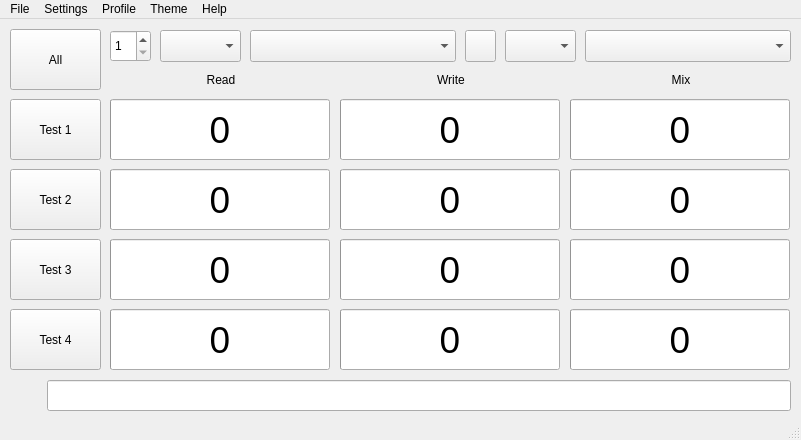
<?xml version="1.0" encoding="UTF-8"?>
<ui version="4.0">
 <class>MainWindow</class>
 <widget class="QMainWindow" name="MainWindow">
  <property name="geometry">
   <rect>
    <x>0</x>
    <y>0</y>
    <width>801</width>
    <height>440</height>
   </rect>
  </property>
  <property name="windowTitle">
   <string notr="true">KDiskMark</string>
  </property>
  <property name="locale">
   <locale language="English" country="UnitedStates"/>
  </property>
  <widget class="QWidget" name="centralwidget">
   <widget class="QPushButton" name="pushButton_All">
    <property name="geometry">
     <rect>
      <x>10</x>
      <y>10</y>
      <width>91</width>
      <height>61</height>
     </rect>
    </property>
    <property name="text">
     <string>All</string>
    </property>
   </widget>
   <widget class="QWidget" name="commentLayoutWidget">
    <property name="geometry">
     <rect>
      <x>10</x>
      <y>360</y>
      <width>781</width>
      <height>33</height>
     </rect>
    </property>
    <layout class="QHBoxLayout" name="commentLayout">
     <item>
      <widget class="QLabel" name="extraIcon">
       <property name="sizePolicy">
        <sizepolicy hsizetype="Preferred" vsizetype="Preferred">
         <horstretch>0</horstretch>
         <verstretch>0</verstretch>
        </sizepolicy>
       </property>
       <property name="minimumSize">
        <size>
         <width>31</width>
         <height>16</height>
        </size>
       </property>
       <property name="maximumSize">
        <size>
         <width>31</width>
         <height>16</height>
        </size>
       </property>
       <property name="text">
        <string/>
       </property>
       <property name="alignment">
        <set>Qt::AlignmentFlag::AlignCenter</set>
       </property>
      </widget>
     </item>
     <item>
      <widget class="QLineEdit" name="deviceModel">
       <property name="minimumSize">
        <size>
         <width>0</width>
         <height>31</height>
        </size>
       </property>
       <property name="font">
        <font>
         <pointsize>9</pointsize>
        </font>
       </property>
       <property name="text">
        <string notr="true"/>
       </property>
      </widget>
     </item>
    </layout>
   </widget>
   <widget class="QWidget" name="targetLayoutWidget">
    <property name="geometry">
     <rect>
      <x>110</x>
      <y>10</y>
      <width>681</width>
      <height>34</height>
     </rect>
    </property>
    <layout class="QHBoxLayout" name="targetLayout">
     <property name="spacing">
      <number>9</number>
     </property>
     <item>
      <widget class="QSpinBox" name="loopsCount">
       <property name="enabled">
        <bool>true</bool>
       </property>
       <property name="minimumSize">
        <size>
         <width>0</width>
         <height>32</height>
        </size>
       </property>
       <property name="maximumSize">
        <size>
         <width>41</width>
         <height>16777215</height>
        </size>
       </property>
       <property name="readOnly">
        <bool>false</bool>
       </property>
       <property name="accelerated">
        <bool>false</bool>
       </property>
       <property name="minimum">
        <number>1</number>
       </property>
       <property name="maximum">
        <number>9</number>
       </property>
      </widget>
     </item>
     <item>
      <widget class="QComboBox" name="comboBox_fileSize">
       <property name="enabled">
        <bool>true</bool>
       </property>
       <property name="minimumSize">
        <size>
         <width>0</width>
         <height>32</height>
        </size>
       </property>
       <property name="maximumSize">
        <size>
         <width>81</width>
         <height>16777215</height>
        </size>
       </property>
      </widget>
     </item>
     <item>
      <widget class="QComboBox" name="comboBox_Storages">
       <property name="enabled">
        <bool>true</bool>
       </property>
       <property name="minimumSize">
        <size>
         <width>0</width>
         <height>32</height>
        </size>
       </property>
       <property name="editable">
        <bool>false</bool>
       </property>
       <property name="currentText">
        <string notr="true"/>
       </property>
      </widget>
     </item>
     <item>
      <widget class="QPushButton" name="refreshStoragesButton">
       <property name="minimumSize">
        <size>
         <width>0</width>
         <height>32</height>
        </size>
       </property>
       <property name="maximumSize">
        <size>
         <width>31</width>
         <height>16777215</height>
        </size>
       </property>
       <property name="text">
        <string/>
       </property>
       <property name="icon">
        <iconset theme="view-refresh"/>
       </property>
      </widget>
     </item>
     <item>
      <widget class="QComboBox" name="comboBox_ComparisonUnit">
       <property name="enabled">
        <bool>true</bool>
       </property>
       <property name="minimumSize">
        <size>
         <width>0</width>
         <height>32</height>
        </size>
       </property>
       <property name="maximumSize">
        <size>
         <width>71</width>
         <height>16777215</height>
        </size>
       </property>
       <property name="currentText">
        <string/>
       </property>
       <property name="currentIndex">
        <number>-1</number>
       </property>
       <item>
        <property name="text">
         <string>MB/s</string>
        </property>
       </item>
       <item>
        <property name="text">
         <string>GB/s</string>
        </property>
       </item>
       <item>
        <property name="text">
         <string>IOPS</string>
        </property>
       </item>
       <item>
        <property name="text">
         <string>μs</string>
        </property>
       </item>
      </widget>
     </item>
     <item>
      <widget class="QComboBox" name="comboBox_MixRatio">
       <property name="minimumSize">
        <size>
         <width>0</width>
         <height>32</height>
        </size>
       </property>
      </widget>
     </item>
    </layout>
   </widget>
   <widget class="QStackedWidget" name="stackedWidget">
    <property name="geometry">
     <rect>
      <x>10</x>
      <y>10</y>
      <width>781</width>
      <height>341</height>
     </rect>
    </property>
    <property name="currentIndex">
     <number>0</number>
    </property>
    <widget class="QWidget" name="page">
     <widget class="QPushButton" name="pushButton_Test_1">
      <property name="geometry">
       <rect>
        <x>0</x>
        <y>70</y>
        <width>91</width>
        <height>61</height>
       </rect>
      </property>
      <property name="text">
       <string notr="true">Test 1</string>
      </property>
     </widget>
     <widget class="QPushButton" name="pushButton_Test_3">
      <property name="geometry">
       <rect>
        <x>0</x>
        <y>210</y>
        <width>91</width>
        <height>61</height>
       </rect>
      </property>
      <property name="text">
       <string notr="true">Test 3</string>
      </property>
     </widget>
     <widget class="QPushButton" name="pushButton_Test_4">
      <property name="geometry">
       <rect>
        <x>0</x>
        <y>280</y>
        <width>91</width>
        <height>61</height>
       </rect>
      </property>
      <property name="text">
       <string notr="true">Test 4</string>
      </property>
     </widget>
     <widget class="QPushButton" name="pushButton_Test_2">
      <property name="geometry">
       <rect>
        <x>0</x>
        <y>140</y>
        <width>91</width>
        <height>61</height>
       </rect>
      </property>
      <property name="text">
       <string notr="true">Test 2</string>
      </property>
     </widget>
     <widget class="QWidget" name="readWidget" native="true">
      <property name="geometry">
       <rect>
        <x>100</x>
        <y>38</y>
        <width>222</width>
        <height>303</height>
       </rect>
      </property>
      <layout class="QVBoxLayout" name="readLayout">
       <property name="spacing">
        <number>9</number>
       </property>
       <property name="leftMargin">
        <number>0</number>
       </property>
       <property name="topMargin">
        <number>2</number>
       </property>
       <property name="rightMargin">
        <number>0</number>
       </property>
       <property name="bottomMargin">
        <number>0</number>
       </property>
       <item>
        <widget class="QLabel" name="label_Read">
         <property name="minimumSize">
          <size>
           <width>0</width>
           <height>20</height>
          </size>
         </property>
         <property name="text">
          <string>Read</string>
         </property>
         <property name="alignment">
          <set>Qt::AlignmentFlag::AlignCenter</set>
         </property>
        </widget>
       </item>
       <item>
        <widget class="QProgressBar" name="readBar_1">
         <property name="minimumSize">
          <size>
           <width>220</width>
           <height>61</height>
          </size>
         </property>
         <property name="maximumSize">
          <size>
           <width>220</width>
           <height>16777215</height>
          </size>
         </property>
         <property name="font">
          <font>
           <pointsize>28</pointsize>
          </font>
         </property>
         <property name="styleSheet">
          <string notr="true"/>
         </property>
         <property name="maximum">
          <number>100</number>
         </property>
         <property name="value">
          <number>0</number>
         </property>
         <property name="format">
          <string notr="true">%v</string>
         </property>
        </widget>
       </item>
       <item>
        <widget class="QProgressBar" name="readBar_2">
         <property name="minimumSize">
          <size>
           <width>220</width>
           <height>61</height>
          </size>
         </property>
         <property name="maximumSize">
          <size>
           <width>220</width>
           <height>16777215</height>
          </size>
         </property>
         <property name="font">
          <font>
           <pointsize>28</pointsize>
          </font>
         </property>
         <property name="styleSheet">
          <string notr="true"/>
         </property>
         <property name="maximum">
          <number>100</number>
         </property>
         <property name="value">
          <number>0</number>
         </property>
         <property name="format">
          <string notr="true">%v</string>
         </property>
        </widget>
       </item>
       <item>
        <widget class="QProgressBar" name="readBar_3">
         <property name="minimumSize">
          <size>
           <width>220</width>
           <height>61</height>
          </size>
         </property>
         <property name="maximumSize">
          <size>
           <width>220</width>
           <height>16777215</height>
          </size>
         </property>
         <property name="font">
          <font>
           <pointsize>28</pointsize>
          </font>
         </property>
         <property name="maximum">
          <number>100</number>
         </property>
         <property name="value">
          <number>0</number>
         </property>
         <property name="format">
          <string notr="true">%v</string>
         </property>
        </widget>
       </item>
       <item>
        <widget class="QProgressBar" name="readBar_4">
         <property name="minimumSize">
          <size>
           <width>220</width>
           <height>61</height>
          </size>
         </property>
         <property name="maximumSize">
          <size>
           <width>220</width>
           <height>16777215</height>
          </size>
         </property>
         <property name="font">
          <font>
           <pointsize>28</pointsize>
          </font>
         </property>
         <property name="maximum">
          <number>100</number>
         </property>
         <property name="value">
          <number>0</number>
         </property>
         <property name="format">
          <string notr="true">%v</string>
         </property>
        </widget>
       </item>
      </layout>
     </widget>
     <widget class="QWidget" name="writeWidget" native="true">
      <property name="geometry">
       <rect>
        <x>330</x>
        <y>38</y>
        <width>222</width>
        <height>303</height>
       </rect>
      </property>
      <layout class="QVBoxLayout" name="writeLayout">
       <property name="spacing">
        <number>9</number>
       </property>
       <property name="leftMargin">
        <number>0</number>
       </property>
       <property name="topMargin">
        <number>2</number>
       </property>
       <property name="rightMargin">
        <number>0</number>
       </property>
       <property name="bottomMargin">
        <number>0</number>
       </property>
       <item>
        <widget class="QLabel" name="label_Write">
         <property name="minimumSize">
          <size>
           <width>0</width>
           <height>20</height>
          </size>
         </property>
         <property name="text">
          <string>Write</string>
         </property>
         <property name="alignment">
          <set>Qt::AlignmentFlag::AlignCenter</set>
         </property>
        </widget>
       </item>
       <item>
        <widget class="QProgressBar" name="writeBar_1">
         <property name="minimumSize">
          <size>
           <width>220</width>
           <height>61</height>
          </size>
         </property>
         <property name="maximumSize">
          <size>
           <width>220</width>
           <height>16777215</height>
          </size>
         </property>
         <property name="font">
          <font>
           <pointsize>28</pointsize>
          </font>
         </property>
         <property name="maximum">
          <number>100</number>
         </property>
         <property name="value">
          <number>0</number>
         </property>
         <property name="format">
          <string notr="true">%v</string>
         </property>
        </widget>
       </item>
       <item>
        <widget class="QProgressBar" name="writeBar_2">
         <property name="minimumSize">
          <size>
           <width>220</width>
           <height>61</height>
          </size>
         </property>
         <property name="maximumSize">
          <size>
           <width>220</width>
           <height>16777215</height>
          </size>
         </property>
         <property name="font">
          <font>
           <pointsize>28</pointsize>
          </font>
         </property>
         <property name="styleSheet">
          <string notr="true"/>
         </property>
         <property name="maximum">
          <number>100</number>
         </property>
         <property name="value">
          <number>0</number>
         </property>
         <property name="format">
          <string notr="true">%v</string>
         </property>
        </widget>
       </item>
       <item>
        <widget class="QProgressBar" name="writeBar_3">
         <property name="minimumSize">
          <size>
           <width>220</width>
           <height>61</height>
          </size>
         </property>
         <property name="maximumSize">
          <size>
           <width>220</width>
           <height>16777215</height>
          </size>
         </property>
         <property name="font">
          <font>
           <pointsize>28</pointsize>
          </font>
         </property>
         <property name="maximum">
          <number>100</number>
         </property>
         <property name="value">
          <number>0</number>
         </property>
         <property name="format">
          <string notr="true">%v</string>
         </property>
        </widget>
       </item>
       <item>
        <widget class="QProgressBar" name="writeBar_4">
         <property name="minimumSize">
          <size>
           <width>220</width>
           <height>61</height>
          </size>
         </property>
         <property name="maximumSize">
          <size>
           <width>220</width>
           <height>16777215</height>
          </size>
         </property>
         <property name="font">
          <font>
           <pointsize>28</pointsize>
          </font>
         </property>
         <property name="maximum">
          <number>100</number>
         </property>
         <property name="value">
          <number>0</number>
         </property>
         <property name="format">
          <string notr="true">%v</string>
         </property>
        </widget>
       </item>
      </layout>
     </widget>
     <widget class="QWidget" name="mixWidget" native="true">
      <property name="geometry">
       <rect>
        <x>560</x>
        <y>38</y>
        <width>222</width>
        <height>303</height>
       </rect>
      </property>
      <layout class="QVBoxLayout" name="mixLayout">
       <property name="spacing">
        <number>9</number>
       </property>
       <property name="leftMargin">
        <number>0</number>
       </property>
       <property name="topMargin">
        <number>2</number>
       </property>
       <property name="rightMargin">
        <number>0</number>
       </property>
       <property name="bottomMargin">
        <number>0</number>
       </property>
       <item>
        <widget class="QLabel" name="label_Mix">
         <property name="minimumSize">
          <size>
           <width>0</width>
           <height>20</height>
          </size>
         </property>
         <property name="text">
          <string>Mix</string>
         </property>
         <property name="alignment">
          <set>Qt::AlignmentFlag::AlignCenter</set>
         </property>
        </widget>
       </item>
       <item>
        <widget class="QProgressBar" name="mixBar_1">
         <property name="minimumSize">
          <size>
           <width>220</width>
           <height>61</height>
          </size>
         </property>
         <property name="maximumSize">
          <size>
           <width>220</width>
           <height>16777215</height>
          </size>
         </property>
         <property name="font">
          <font>
           <pointsize>28</pointsize>
          </font>
         </property>
         <property name="maximum">
          <number>100</number>
         </property>
         <property name="value">
          <number>0</number>
         </property>
         <property name="format">
          <string notr="true">%v</string>
         </property>
        </widget>
       </item>
       <item>
        <widget class="QProgressBar" name="mixBar_2">
         <property name="minimumSize">
          <size>
           <width>220</width>
           <height>61</height>
          </size>
         </property>
         <property name="maximumSize">
          <size>
           <width>220</width>
           <height>16777215</height>
          </size>
         </property>
         <property name="font">
          <font>
           <pointsize>28</pointsize>
          </font>
         </property>
         <property name="maximum">
          <number>100</number>
         </property>
         <property name="value">
          <number>0</number>
         </property>
         <property name="format">
          <string notr="true">%v</string>
         </property>
        </widget>
       </item>
       <item>
        <widget class="QProgressBar" name="mixBar_3">
         <property name="minimumSize">
          <size>
           <width>220</width>
           <height>61</height>
          </size>
         </property>
         <property name="maximumSize">
          <size>
           <width>220</width>
           <height>16777215</height>
          </size>
         </property>
         <property name="font">
          <font>
           <pointsize>28</pointsize>
          </font>
         </property>
         <property name="maximum">
          <number>100</number>
         </property>
         <property name="value">
          <number>0</number>
         </property>
         <property name="format">
          <string notr="true">%v</string>
         </property>
        </widget>
       </item>
       <item>
        <widget class="QProgressBar" name="mixBar_4">
         <property name="minimumSize">
          <size>
           <width>220</width>
           <height>61</height>
          </size>
         </property>
         <property name="maximumSize">
          <size>
           <width>220</width>
           <height>16777215</height>
          </size>
         </property>
         <property name="font">
          <font>
           <pointsize>28</pointsize>
          </font>
         </property>
         <property name="maximum">
          <number>100</number>
         </property>
         <property name="value">
          <number>0</number>
         </property>
         <property name="format">
          <string notr="true">%v</string>
         </property>
        </widget>
       </item>
      </layout>
     </widget>
    </widget>
    <widget class="QWidget" name="page_2">
     <widget class="QLabel" name="label_Demo">
      <property name="geometry">
       <rect>
        <x>0</x>
        <y>40</y>
        <width>551</width>
        <height>21</height>
       </rect>
      </property>
      <property name="minimumSize">
       <size>
        <width>0</width>
        <height>20</height>
       </size>
      </property>
      <property name="text">
       <string notr="true">Test 1</string>
      </property>
      <property name="alignment">
       <set>Qt::AlignmentFlag::AlignCenter</set>
      </property>
     </widget>
     <widget class="QProgressBar" name="readBar_Demo">
      <property name="geometry">
       <rect>
        <x>0</x>
        <y>70</y>
        <width>271</width>
        <height>271</height>
       </rect>
      </property>
      <property name="minimumSize">
       <size>
        <width>271</width>
        <height>61</height>
       </size>
      </property>
      <property name="maximumSize">
       <size>
        <width>16777215</width>
        <height>16777215</height>
       </size>
      </property>
      <property name="font">
       <font>
        <pointsize>28</pointsize>
       </font>
      </property>
      <property name="maximum">
       <number>100</number>
      </property>
      <property name="value">
       <number>0</number>
      </property>
      <property name="format">
       <string notr="true">%v</string>
      </property>
      <property name="Demo" stdset="0">
       <bool>true</bool>
      </property>
     </widget>
     <widget class="QProgressBar" name="writeBar_Demo">
      <property name="geometry">
       <rect>
        <x>279</x>
        <y>70</y>
        <width>271</width>
        <height>271</height>
       </rect>
      </property>
      <property name="minimumSize">
       <size>
        <width>271</width>
        <height>61</height>
       </size>
      </property>
      <property name="maximumSize">
       <size>
        <width>16777215</width>
        <height>16777215</height>
       </size>
      </property>
      <property name="font">
       <font>
        <pointsize>28</pointsize>
       </font>
      </property>
      <property name="maximum">
       <number>100</number>
      </property>
      <property name="value">
       <number>0</number>
      </property>
      <property name="format">
       <string notr="true">%v</string>
      </property>
      <property name="Demo" stdset="0">
       <bool>true</bool>
      </property>
     </widget>
     <widget class="QLabel" name="label_Read_2">
      <property name="geometry">
       <rect>
        <x>10</x>
        <y>80</y>
        <width>251</width>
        <height>21</height>
       </rect>
      </property>
      <property name="minimumSize">
       <size>
        <width>0</width>
        <height>20</height>
       </size>
      </property>
      <property name="text">
       <string>Read</string>
      </property>
     </widget>
     <widget class="QLabel" name="label_Write_2">
      <property name="geometry">
       <rect>
        <x>290</x>
        <y>80</y>
        <width>251</width>
        <height>21</height>
       </rect>
      </property>
      <property name="minimumSize">
       <size>
        <width>0</width>
        <height>20</height>
       </size>
      </property>
      <property name="text">
       <string>Write</string>
      </property>
     </widget>
     <widget class="QLabel" name="label_Unit_Write_Demo">
      <property name="geometry">
       <rect>
        <x>290</x>
        <y>310</y>
        <width>251</width>
        <height>21</height>
       </rect>
      </property>
      <property name="minimumSize">
       <size>
        <width>0</width>
        <height>20</height>
       </size>
      </property>
      <property name="text">
       <string notr="true">Write Unit</string>
      </property>
      <property name="alignment">
       <set>Qt::AlignmentFlag::AlignRight|Qt::AlignmentFlag::AlignTrailing|Qt::AlignmentFlag::AlignVCenter</set>
      </property>
     </widget>
     <widget class="QLabel" name="label_Unit_Read_Demo">
      <property name="geometry">
       <rect>
        <x>10</x>
        <y>310</y>
        <width>251</width>
        <height>21</height>
       </rect>
      </property>
      <property name="minimumSize">
       <size>
        <width>0</width>
        <height>20</height>
       </size>
      </property>
      <property name="text">
       <string notr="true">Read Unit</string>
      </property>
      <property name="alignment">
       <set>Qt::AlignmentFlag::AlignRight|Qt::AlignmentFlag::AlignTrailing|Qt::AlignmentFlag::AlignVCenter</set>
      </property>
     </widget>
    </widget>
   </widget>
   <zorder>stackedWidget</zorder>
   <zorder>pushButton_All</zorder>
   <zorder>commentLayoutWidget</zorder>
   <zorder>targetLayoutWidget</zorder>
  </widget>
  <widget class="QMenuBar" name="menubar">
   <property name="geometry">
    <rect>
     <x>0</x>
     <y>0</y>
     <width>801</width>
     <height>23</height>
    </rect>
   </property>
   <widget class="QMenu" name="menuFile">
    <property name="title">
     <string>File</string>
    </property>
    <addaction name="actionCopy"/>
    <addaction name="actionSave"/>
    <addaction name="actionExit"/>
   </widget>
   <widget class="QMenu" name="menuSettings">
    <property name="title">
     <string>Settings</string>
    </property>
    <widget class="QMenu" name="menuTest_Data">
     <property name="title">
      <string>Test Data</string>
     </property>
     <addaction name="actionTestData_Random"/>
     <addaction name="actionTestData_Zeros"/>
     <addaction name="separator"/>
     <addaction name="actionTestData_Continuous"/>
    </widget>
    <addaction name="menuTest_Data"/>
    <addaction name="separator"/>
    <addaction name="actionPreset_Standard"/>
    <addaction name="actionPreset_NVMe_SSD"/>
    <addaction name="separator"/>
    <addaction name="actionQueues_Threads"/>
    <addaction name="separator"/>
    <addaction name="actionUse_O_DIRECT"/>
    <addaction name="actionFlush_Pagecache"/>
    <addaction name="actionCoW_detection"/>
   </widget>
   <widget class="QMenu" name="menuProfile">
    <property name="title">
     <string>Profile</string>
    </property>
    <addaction name="actionDefault"/>
    <addaction name="actionPeak_Performance"/>
    <addaction name="actionReal_World_Performance"/>
    <addaction name="actionDemo"/>
    <addaction name="actionDefault_Mix"/>
    <addaction name="actionPeak_Performance_Mix"/>
    <addaction name="actionReal_World_Performance_Mix"/>
    <addaction name="separator"/>
    <addaction name="actionRead_Write_Mix"/>
    <addaction name="actionRead_Mix"/>
    <addaction name="actionWrite_Mix"/>
   </widget>
   <widget class="QMenu" name="menuHelp">
    <property name="title">
     <string>Help</string>
    </property>
    <widget class="QMenu" name="menuLanguage">
     <property name="title">
      <string>Language</string>
     </property>
    </widget>
    <addaction name="actionAbout"/>
    <addaction name="menuLanguage"/>
   </widget>
   <widget class="QMenu" name="menuTheme">
    <property name="title">
     <string>Theme</string>
    </property>
    <addaction name="actionTheme_Use_Fusion"/>
    <addaction name="actionTheme_Stylesheet_Light"/>
    <addaction name="actionTheme_Stylesheet_Dark"/>
    <addaction name="actionTheme_Do_not_apply"/>
   </widget>
   <addaction name="menuFile"/>
   <addaction name="menuSettings"/>
   <addaction name="menuProfile"/>
   <addaction name="menuTheme"/>
   <addaction name="menuHelp"/>
  </widget>
  <widget class="QStatusBar" name="statusbar"/>
  <action name="actionAbout">
   <property name="text">
    <string>About KDiskMark</string>
   </property>
  </action>
  <action name="actionQueues_Threads">
   <property name="text">
    <string>Queues &amp;&amp; Threads</string>
   </property>
  </action>
  <action name="actionCopy">
   <property name="text">
    <string>Copy</string>
   </property>
  </action>
  <action name="actionSave">
   <property name="text">
    <string>Save</string>
   </property>
  </action>
  <action name="actionExit">
   <property name="text">
    <string>Exit</string>
   </property>
  </action>
  <action name="actionDefault">
   <property name="checkable">
    <bool>true</bool>
   </property>
   <property name="checked">
    <bool>true</bool>
   </property>
   <property name="text">
    <string>Default</string>
   </property>
  </action>
  <action name="actionPeak_Performance">
   <property name="checkable">
    <bool>true</bool>
   </property>
   <property name="text">
    <string>Peak Performance</string>
   </property>
  </action>
  <action name="actionReal_World_Performance">
   <property name="checkable">
    <bool>true</bool>
   </property>
   <property name="text">
    <string>Real World Performance</string>
   </property>
  </action>
  <action name="actionDefault_Mix">
   <property name="checkable">
    <bool>true</bool>
   </property>
   <property name="text">
    <string>Default [+Mix]</string>
   </property>
  </action>
  <action name="actionPeak_Performance_Mix">
   <property name="checkable">
    <bool>true</bool>
   </property>
   <property name="text">
    <string>Peak Performance [+Mix]</string>
   </property>
  </action>
  <action name="actionReal_World_Performance_Mix">
   <property name="checkable">
    <bool>true</bool>
   </property>
   <property name="text">
    <string>Real World Performance [+Mix]</string>
   </property>
  </action>
  <action name="actionFlush_Pagecache">
   <property name="checkable">
    <bool>true</bool>
   </property>
   <property name="checked">
    <bool>true</bool>
   </property>
   <property name="text">
    <string>Flush Pagecache</string>
   </property>
  </action>
  <action name="actionDemo">
   <property name="checkable">
    <bool>true</bool>
   </property>
   <property name="text">
    <string>Demo</string>
   </property>
  </action>
  <action name="actionRead_Write_Mix">
   <property name="checkable">
    <bool>true</bool>
   </property>
   <property name="checked">
    <bool>true</bool>
   </property>
   <property name="text">
    <string>Read and Write [+Mix]</string>
   </property>
  </action>
  <action name="actionRead_Mix">
   <property name="checkable">
    <bool>true</bool>
   </property>
   <property name="text">
    <string>Read [+Mix]</string>
   </property>
  </action>
  <action name="actionWrite_Mix">
   <property name="checkable">
    <bool>true</bool>
   </property>
   <property name="text">
    <string>Write [+Mix]</string>
   </property>
  </action>
  <action name="actionTestData_Random">
   <property name="checkable">
    <bool>true</bool>
   </property>
   <property name="checked">
    <bool>true</bool>
   </property>
   <property name="text">
    <string>Random</string>
   </property>
  </action>
  <action name="actionTestData_Zeros">
   <property name="checkable">
    <bool>true</bool>
   </property>
   <property name="text">
    <string>Fill with zeros</string>
   </property>
  </action>
  <action name="actionPreset_Standard">
   <property name="checkable">
    <bool>true</bool>
   </property>
   <property name="checked">
    <bool>true</bool>
   </property>
   <property name="text">
    <string>Standard Preset</string>
   </property>
  </action>
  <action name="actionPreset_NVMe_SSD">
   <property name="checkable">
    <bool>true</bool>
   </property>
   <property name="text">
    <string>NVMe SSD</string>
   </property>
  </action>
  <action name="actionTheme_Use_Fusion">
   <property name="checkable">
    <bool>true</bool>
   </property>
   <property name="checked">
    <bool>true</bool>
   </property>
   <property name="text">
    <string>Use Fusion</string>
   </property>
  </action>
  <action name="actionTheme_Stylesheet_Light">
   <property name="checkable">
    <bool>true</bool>
   </property>
   <property name="text">
    <string>Stylesheet Light</string>
   </property>
  </action>
  <action name="actionTheme_Stylesheet_Dark">
   <property name="checkable">
    <bool>true</bool>
   </property>
   <property name="text">
    <string>Stylesheet Dark</string>
   </property>
  </action>
  <action name="actionTheme_Do_not_apply">
   <property name="checkable">
    <bool>true</bool>
   </property>
   <property name="text">
    <string>Do not apply</string>
   </property>
  </action>
  <action name="actionUse_O_DIRECT">
   <property name="checkable">
    <bool>true</bool>
   </property>
   <property name="checked">
    <bool>true</bool>
   </property>
   <property name="text">
    <string>Use O_DIRECT</string>
   </property>
  </action>
  <action name="actionCoW_detection">
   <property name="checkable">
    <bool>true</bool>
   </property>
   <property name="checked">
    <bool>true</bool>
   </property>
   <property name="text">
    <string>CoW detection</string>
   </property>
  </action>
  <action name="actionTestData_Continuous">
   <property name="checkable">
    <bool>true</bool>
   </property>
   <property name="text">
    <string>Continuous generation</string>
   </property>
  </action>
 </widget>
 <tabstops>
  <tabstop>pushButton_All</tabstop>
  <tabstop>pushButton_Test_1</tabstop>
  <tabstop>pushButton_Test_2</tabstop>
  <tabstop>pushButton_Test_3</tabstop>
  <tabstop>pushButton_Test_4</tabstop>
  <tabstop>loopsCount</tabstop>
  <tabstop>comboBox_fileSize</tabstop>
  <tabstop>comboBox_Storages</tabstop>
  <tabstop>refreshStoragesButton</tabstop>
  <tabstop>comboBox_ComparisonUnit</tabstop>
  <tabstop>comboBox_MixRatio</tabstop>
  <tabstop>deviceModel</tabstop>
 </tabstops>
 <resources/>
 <connections>
  <connection>
   <sender>actionExit</sender>
   <signal>triggered()</signal>
   <receiver>MainWindow</receiver>
   <slot>close()</slot>
   <hints>
    <hint type="sourcelabel">
     <x>-1</x>
     <y>-1</y>
    </hint>
    <hint type="destinationlabel">
     <x>287</x>
     <y>219</y>
    </hint>
   </hints>
  </connection>
 </connections>
</ui>
